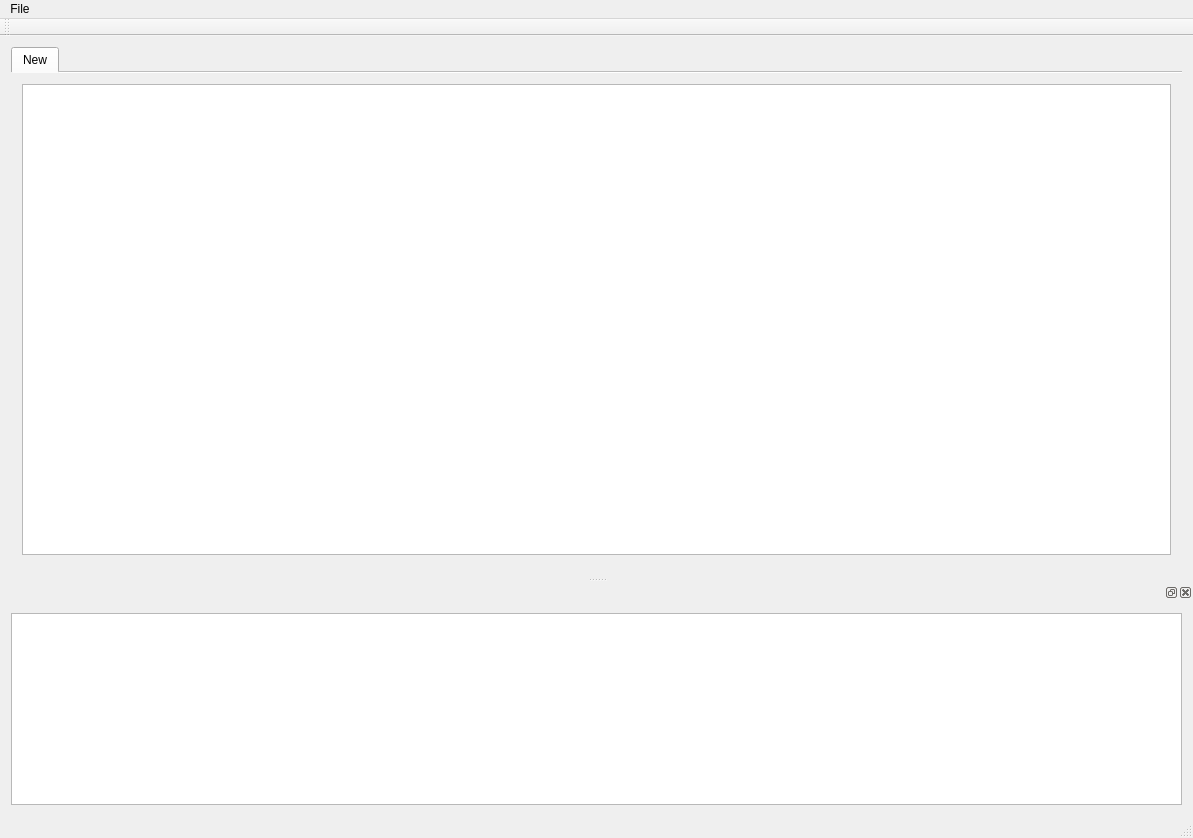
<?xml version="1.0" encoding="UTF-8"?>
<ui version="4.0">
 <class>CMainWindow</class>
 <widget class="QMainWindow" name="CMainWindow">
  <property name="geometry">
   <rect>
    <x>0</x>
    <y>0</y>
    <width>1193</width>
    <height>838</height>
   </rect>
  </property>
  <property name="windowTitle">
   <string>RoGuE - Rocket GUI Editor</string>
  </property>
  <widget class="QWidget" name="centralWidget">
   <layout class="QGridLayout" name="gridLayout">
    <item row="0" column="0">
     <widget class="QTabWidget" name="mTextTabs">
      <property name="tabPosition">
       <enum>QTabWidget::North</enum>
      </property>
      <property name="tabShape">
       <enum>QTabWidget::Rounded</enum>
      </property>
      <property name="currentIndex">
       <number>0</number>
      </property>
      <property name="usesScrollButtons">
       <bool>false</bool>
      </property>
      <property name="documentMode">
       <bool>true</bool>
      </property>
      <widget class="QWidget" name="RML">
       <attribute name="title">
        <string>New</string>
       </attribute>
       <layout class="QGridLayout" name="gridLayout_3">
        <item row="0" column="0">
         <widget class="QTextEdit" name="MainTextEdit">
          <property name="font">
           <font>
            <family>Source Code Pro</family>
            <pointsize>10</pointsize>
           </font>
          </property>
          <property name="tabStopWidth">
           <number>40</number>
          </property>
          <property name="acceptRichText">
           <bool>false</bool>
          </property>
         </widget>
        </item>
       </layout>
      </widget>
     </widget>
    </item>
   </layout>
  </widget>
  <widget class="QMenuBar" name="menuBar">
   <property name="geometry">
    <rect>
     <x>0</x>
     <y>0</y>
     <width>1193</width>
     <height>21</height>
    </rect>
   </property>
   <widget class="QMenu" name="menuFile">
    <property name="title">
     <string>File</string>
    </property>
    <addaction name="actionOpen"/>
   </widget>
   <addaction name="menuFile"/>
  </widget>
  <widget class="QToolBar" name="mainToolBar">
   <attribute name="toolBarArea">
    <enum>TopToolBarArea</enum>
   </attribute>
   <attribute name="toolBarBreak">
    <bool>false</bool>
   </attribute>
  </widget>
  <widget class="QStatusBar" name="statusBar"/>
  <widget class="QDockWidget" name="LogWidget">
   <property name="minimumSize">
    <size>
     <width>89</width>
     <height>111</height>
    </size>
   </property>
   <property name="baseSize">
    <size>
     <width>0</width>
     <height>0</height>
    </size>
   </property>
   <attribute name="dockWidgetArea">
    <number>8</number>
   </attribute>
   <widget class="QWidget" name="dockWidgetContents">
    <layout class="QGridLayout" name="gridLayout_2">
     <item row="0" column="0">
      <widget class="QTextEdit" name="LogBrowser">
       <property name="readOnly">
        <bool>true</bool>
       </property>
      </widget>
     </item>
    </layout>
   </widget>
  </widget>
  <action name="actionOpen">
   <property name="text">
    <string>Open</string>
   </property>
   <property name="shortcut">
    <string>Ctrl+O</string>
   </property>
  </action>
 </widget>
 <layoutdefault spacing="6" margin="11"/>
 <resources/>
 <connections>
  <connection>
   <sender>menuBar</sender>
   <signal>triggered(QAction*)</signal>
   <receiver>CMainWindow</receiver>
   <slot>LoadRMLDocument()</slot>
   <hints>
    <hint type="sourcelabel">
     <x>15</x>
     <y>5</y>
    </hint>
    <hint type="destinationlabel">
     <x>6</x>
     <y>49</y>
    </hint>
   </hints>
  </connection>
 </connections>
 <slots>
  <slot>OpenRMLDocument(QString)</slot>
  <slot>LoadRMLDocument()</slot>
 </slots>
</ui>
